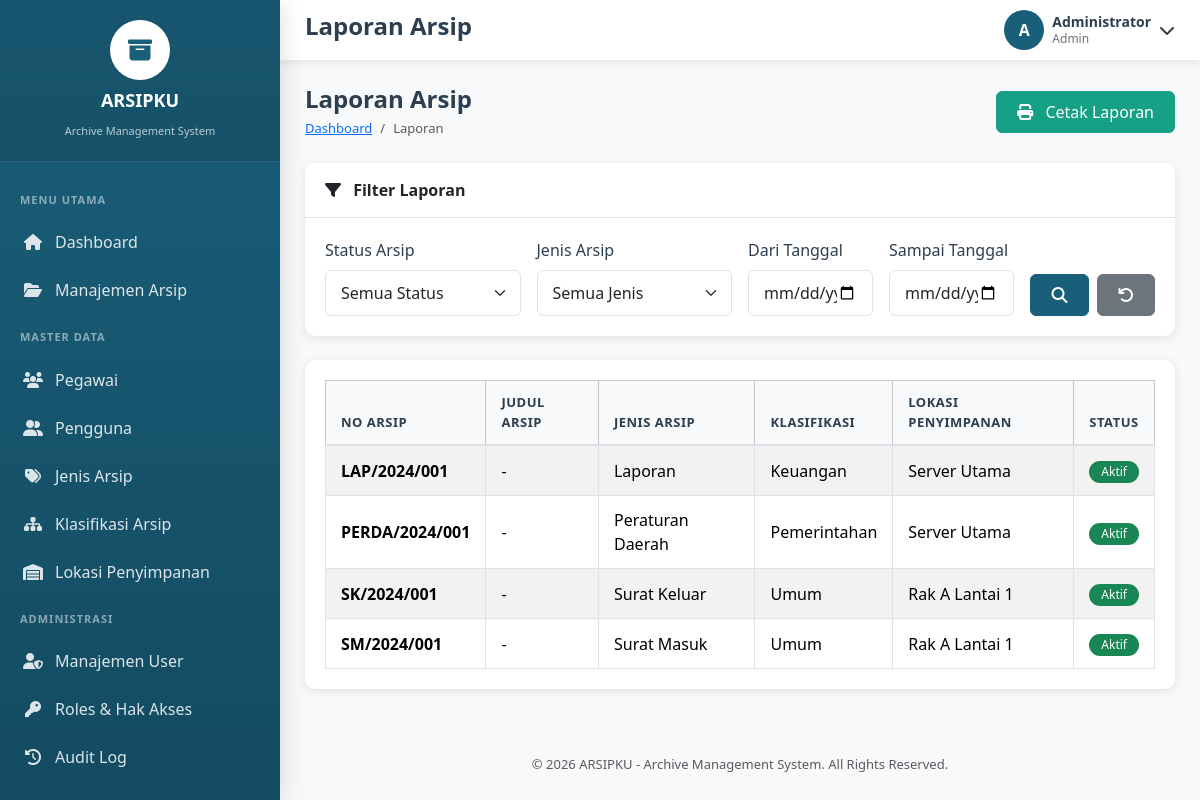
The app's page /laporan.php (signed in), older data.
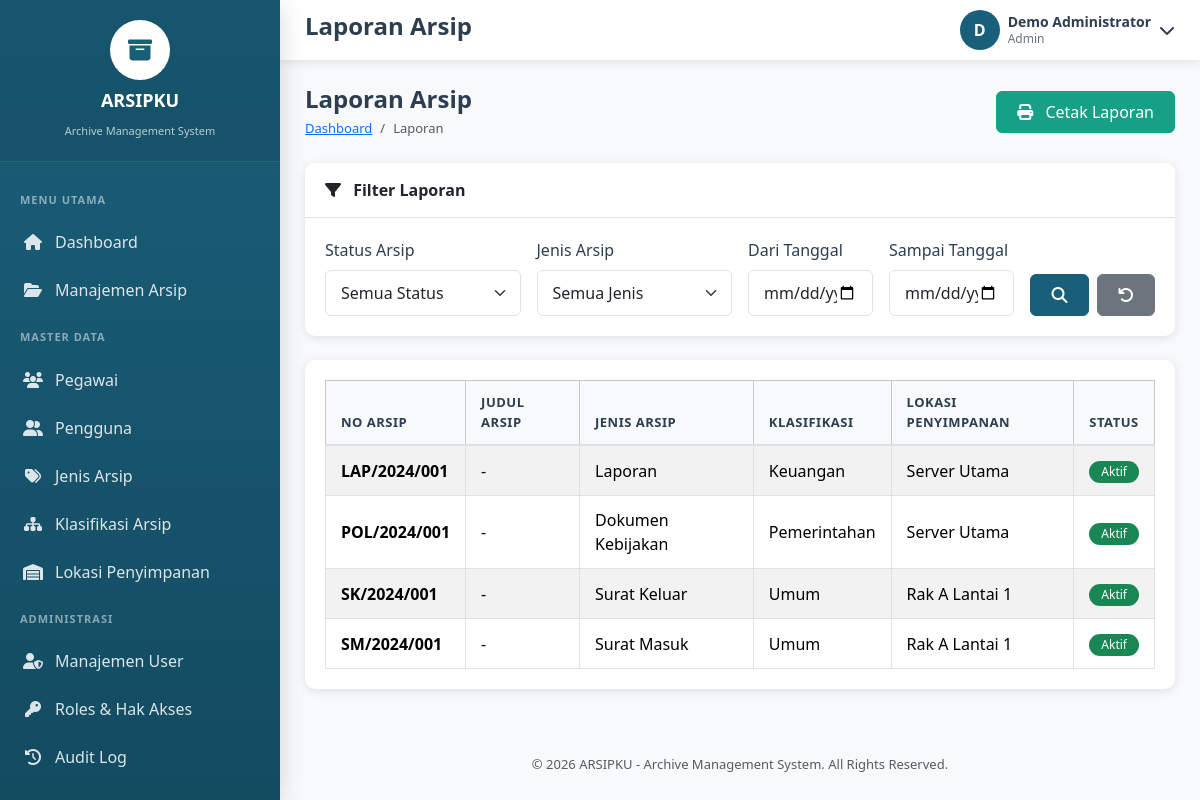
The same page, newer data.
### tables this page shows
CREATE TABLE Arsip (
    ID_Arsip INT PRIMARY KEY AUTO_INCREMENT,
    Nomor_Arsip VARCHAR(100) UNIQUE,
    Nama_Arsip VARCHAR(255) NOT NULL,
    Deskripsi_Arsip TEXT,
    Tanggal_Arsip DATE,
    Tanggal_Masuk DATE,
    Tanggal_Penyimpanan DATE,
    Status_Arsip ENUM('Aktif', 'Inaktif', 'Terarsipkan', 'Musnah') DEFAULT 'Aktif',
    ID_Jenis_Arsip INT,
    ID_Klasifikasi_Arsip INT,
    ID_Penyimpanan INT,
    ID_Pegawai INT,
    Tags TEXT,
    Keterangan TEXT,
    File_Path VARCHAR(500),
    Created_At TIMESTAMP DEFAULT CURRENT_TIMESTAMP,
    Updated_At TIMESTAMP DEFAULT CURRENT_TIMESTAMP ON UPDATE CURRENT_TIMESTAMP,
    FOREIGN KEY (ID_Jenis_Arsip) REFERENCES Jenis_Arsip(ID_Jenis_Arsip) ON DELETE SET NULL,
    FOREIGN KEY (ID_Klasifikasi_Arsip) REFERENCES Klasifikasi_Arsip(ID_Klasifikasi_Arsip) ON DELETE SET NULL,
    FOREIGN KEY (ID_Penyimpanan) REFERENCES Penyimpanan(ID_Penyimpanan) ON DELETE SET NULL,
    FOREIGN KEY (ID_Pegawai) REFERENCES Pegawai(ID_Pegawai) ON DELETE SET NULL
);

CREATE TABLE Jenis_Arsip (
    ID_Jenis_Arsip INT PRIMARY KEY AUTO_INCREMENT,
    Nama_Jenis_Arsip VARCHAR(255) NOT NULL,
    Kode_Jenis VARCHAR(20),
    Deskripsi_Jenis_Arsip TEXT,
    Created_At TIMESTAMP DEFAULT CURRENT_TIMESTAMP
);

CREATE TABLE Klasifikasi_Arsip (
    ID_Klasifikasi_Arsip INT PRIMARY KEY AUTO_INCREMENT,
    Kode_Klasifikasi VARCHAR(50),
    Nama_Klasifikasi VARCHAR(255) NOT NULL,
    Deskripsi_Klasifikasi TEXT,
    Created_At TIMESTAMP DEFAULT CURRENT_TIMESTAMP
);

CREATE TABLE Penyimpanan (
    ID_Penyimpanan INT PRIMARY KEY AUTO_INCREMENT,
    Kode_Lokasi VARCHAR(50),
    Lokasi_Penyimpanan VARCHAR(255) NOT NULL,
    Kapasitas_Penyimpanan INT DEFAULT 0,
    Kapasitas_Terpakai INT DEFAULT 0,
    Jenis_Penyimpanan ENUM('Fisikal', 'Server') DEFAULT 'Fisikal',
    Kondisi_Penyimpanan TEXT,
    Created_At TIMESTAMP DEFAULT CURRENT_TIMESTAMP
);

### laporan.php (the view, shortened to what this page needs)
<?php
$pageTitle = 'Laporan Arsip';
require_once 'includes/header.php';
$db = getDB();
$filter_from   = $_GET['from'] ?? '';
$filter_to     = $_GET['to'] ?? '';
$sql = "
SELECT
    a.*,
    j.Nama_Jenis_Arsip,
    k.Nama_Klasifikasi,
    p.Lokasi_Penyimpanan
FROM Arsip a
LEFT JOIN Jenis_Arsip j
ON a.ID_Jenis_Arsip = j.ID_Jenis_Arsip
LEFT JOIN Klasifikasi_Arsip k
ON a.ID_Klasifikasi_Arsip = k.ID_Klasifikasi_Arsip
LEFT JOIN Penyimpanan p
ON a.ID_Penyimpanan = p.ID_Penyimpanan
WHERE 1=1
";
$params = [];
$sql .= "
ORDER BY a.ID_Arsip DESC
";
$stmt = $db->prepare($sql);
$stmt->execute($params);
$arsipList = $stmt->fetchAll(PDO::FETCH_ASSOC);
require_once 'includes/sidebar.php';
require_once 'includes/topbar.php';
?>
<div class="page-header d-flex justify-content-between align-items-center">
<div>
<h1 class="page-title">
Laporan Arsip
</h1>
<nav aria-label="breadcrumb">
<ol class="breadcrumb">
<li class="breadcrumb-item">
<a href="index.php">
Dashboard
</a>
</li>
<li class="breadcrumb-item active">
Laporan
</li>
</ol>
</nav>
</div>
<button
class="btn btn-success"
onclick="window.print()">
<i class="fas fa-print me-2"></i>
Cetak Laporan
</button>
</div>
<div class="card mb-4 no-print">
<div class="card-header">
<i class="fas fa-filter me-2"></i>
Filter Laporan
</div>
<div class="card-body">
<form method="GET" class="row g-3">
<div class="col-md-3">
<label class="form-label">
Status Arsip
</label>
<select name="status" class="form-select">
<option value="">
Semua Status
</option>
</select>
</div>
<div class="col-md-3">
<label class="form-label">
Jenis Arsip
</label>
<select name="jenis" class="form-select">
<option value="">
Semua Jenis
</option>
</select>
</div>
<div class="col-md-2">
<label class="form-label">
Dari Tanggal
</label>
<input
type="date"
name="from"
class="form-control"
value="<?= htmlspecialchars($filter_from) ?>">
</div>
<div class="col-md-2">
<label class="form-label">
Sampai Tanggal
</label>
<input
type="date"
name="to"
class="form-control"
value="<?= htmlspecialchars($filter_to) ?>">
</div>
<div class="col-md-2 d-flex align-items-end gap-2">
<button
type="submit"
class="btn btn-primary w-100">
<i class="fas fa-search"></i>
</button>
<a
href="laporan.php"
class="btn btn-secondary">
<i class="fas fa-undo"></i>
</a>
</div>
</form>
</div>
</div>
<div class="card">
<div class="card-body">
<div class="table-responsive">
<table class="table table-bordered table-striped align-middle">
<thead class="table-light">
<tr>
<th>No Arsip</th>
<th>Judul Arsip</th>
<th>Jenis Arsip</th>
<th>Klasifikasi</th>
<th>Lokasi Penyimpanan</th>
<th>Status</th>
</tr>
</thead>
<tbody>
<?php foreach($arsipList as $arsip): ?>
<tr>
<td>
<strong>
<?= htmlspecialchars($arsip['Nomor_Arsip'] ?? '-') ?>
</strong>
</td>
<td>
<?= htmlspecialchars($arsip['Judul_Arsip'] ?? '-') ?>
</td>
<td>
<?= htmlspecialchars($arsip['Nama_Jenis_Arsip'] ?? '-') ?>
</td>
<td>
<?= htmlspecialchars($arsip['Nama_Klasifikasi'] ?? '-') ?>
</td>
<td>
<?= htmlspecialchars($arsip['Lokasi_Penyimpanan'] ?? '-') ?>
</td>
<td>
<?php
$status = $arsip['Status_Arsip'] ?? '-';
$badge = match($status){
    'Aktif' => 'success',
    'Inaktif' => 'warning',
    'Statis' => 'primary',
    'Musnah' => 'dark',
    default => 'secondary'
};
?>
<span class="badge bg-<?= $badge ?>">
<?= htmlspecialchars($status) ?>
</span>
</td>
</tr>
<?php endforeach; ?>
</tbody>
</table>
</div>
</div>
</div>
<?php require_once 'includes/footer.php'; ?>

### includes/topbar.php (shortened to what this page needs)
<main class="main-content">
    <header class="top-header">
        <div class="header-left">
            <h4><?= $pageTitle ?? 'Dashboard' ?></h4>
        </div>
        <div class="header-right">
            <div class="user-info dropdown">
                <div class="d-flex align-items-center" data-bs-toggle="dropdown" style="cursor: pointer;">
                    <div class="user-avatar">
                        <?= strtoupper(substr($_SESSION['user_name'] ?? 'U', 0, 1)) ?>
                    </div>
                    <div class="user-details ms-2">
                        <div class="name"><?= $_SESSION['user_name'] ?? 'User' ?></div>
                        <div class="role"><?= $_SESSION['user_role'] ?? 'Viewer' ?></div>
                    </div>
                    <i class="fas fa-chevron-down ms-2"></i>
                </div>
            </div>
        </div>
    </header>
    <div class="page-content">

Row changes from the older to the newer data that the page shows:
changed arsip "Pemerintahan": Nomor_Arsip "PERDA/2024/001" → "POL/2024/001"; ID_Jenis_Arsip.Nama_Jenis_Arsip "Peraturan Daerah" → "Dokumen Kebijakan"
Text that changed along with them:
substr($_SESSION['user_name'] ?? 'U', 0, 1): "A" → "D"
$_SESSION['user_name']: "Administrator" → "Demo Administrator"
